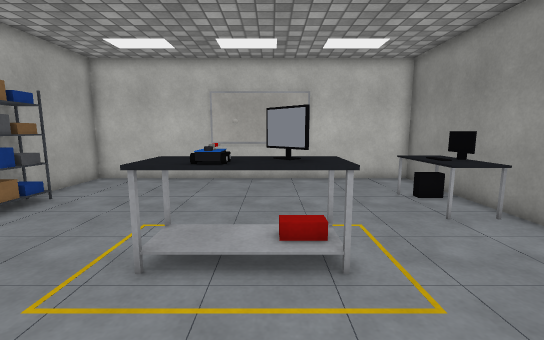
[1] (above)

12 first-person views from a walk through a 3-D level made in the Unity game engine. The camera is 1.2 m above the floor, tilts 8° down and sees 90° across. The floor is counted in squares, 0.5 m on a side. Each view is taken from the middle of a square. On the plan, view 1 faces up. The plan holds only what a view shows up to about 18 squares ahead; the rest is blank. The player is left out. Surface patterns are stand-ins for the level's own textures.

[2]
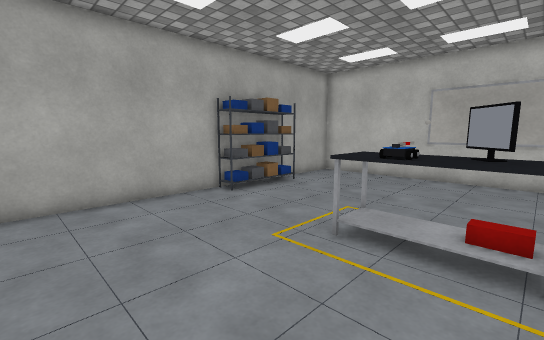

[3]
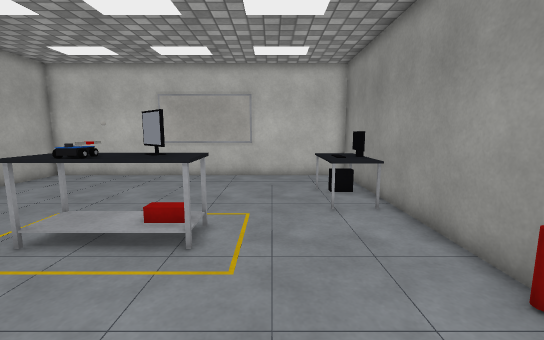

[4]
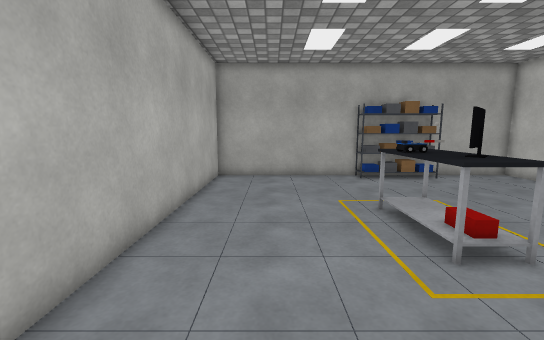

[5]
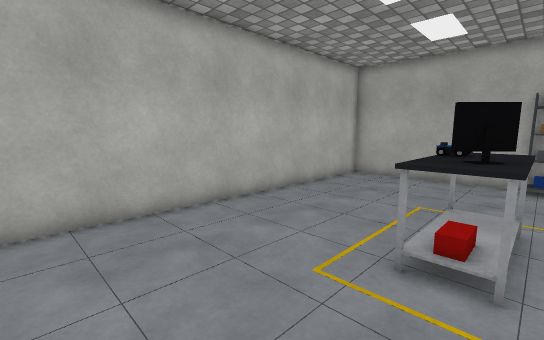

[6]
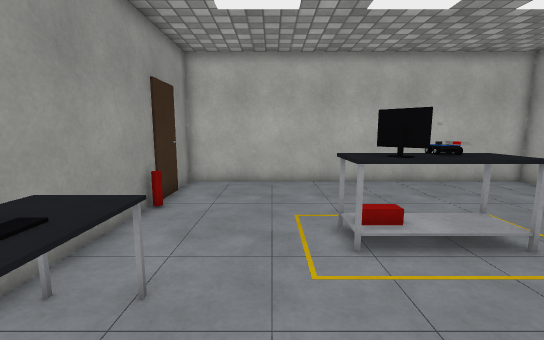

[7]
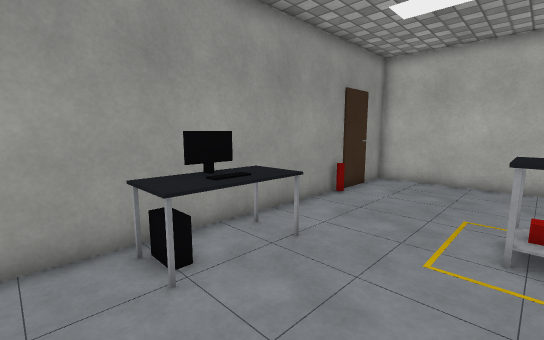

[8]
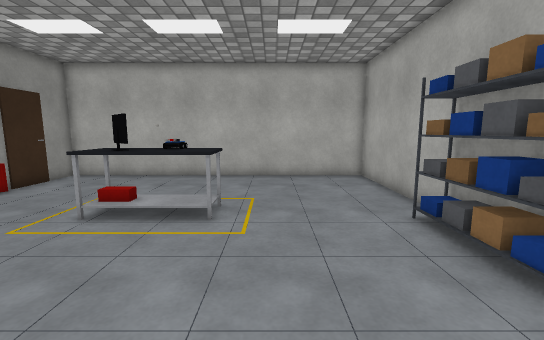

[9]
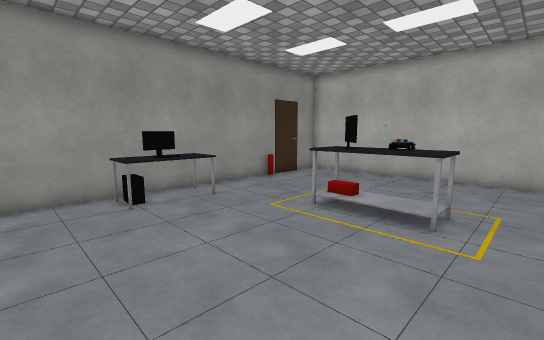

[10]
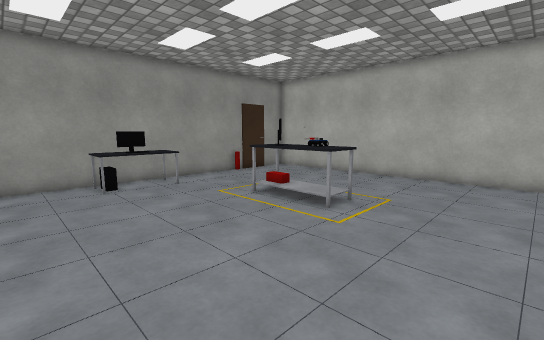

[11]
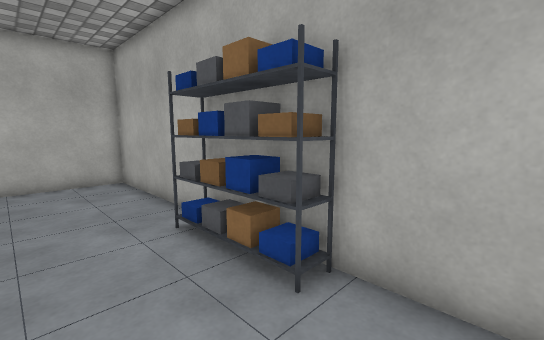

[12]
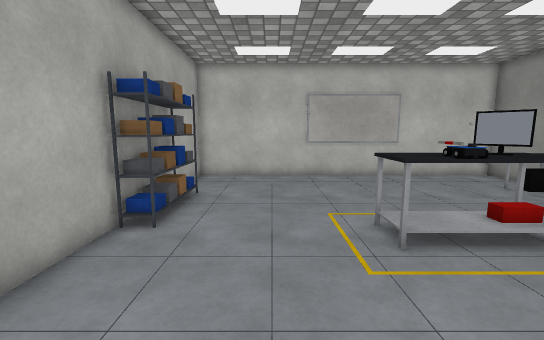

### Floor plan
Key: @ floor where view 1 was taken; # wall or solid block; . floor; ^ raised ledge; O other object.
Columns run from 9 left of view 1 to 7 right of it. Each row starts with its distance up from view 1.
 14 #################
 13 #...............#
 12 #...............#
 11 #...............#
 10 ##............^^#
  9 #O............^^#
  8 #O............^^#
  7 #O............^^#
  6 #O.....OOOO.....#
  5 # .....OOOO.....#
  4 #......OOOO.....#
  3 #...............#
  2 #...............O
  1 #...............#
  0 #........@......#
 -1 #...............#
 -2 #################

Where each view was taken, in squares from view 1:
view 1: 0 up, 0 right, facing up
view 2: 1 down, 1 right, facing up-left
view 3: 1 down, 3 right, facing up
view 4: 1 up, 6 right, facing left
view 5: 6 up, 6 right, facing down-left
view 6: 11 up, 3 right, facing down
view 7: 12 up, 1 right, facing down-right
view 8: 13 up, 4 left, facing down
view 9: 13 up, 4 left, facing down-right
view 10: 13 up, 7 left, facing down-right
view 11: 12 up, 5 left, facing down-left
view 12: 1 down, 5 left, facing up
